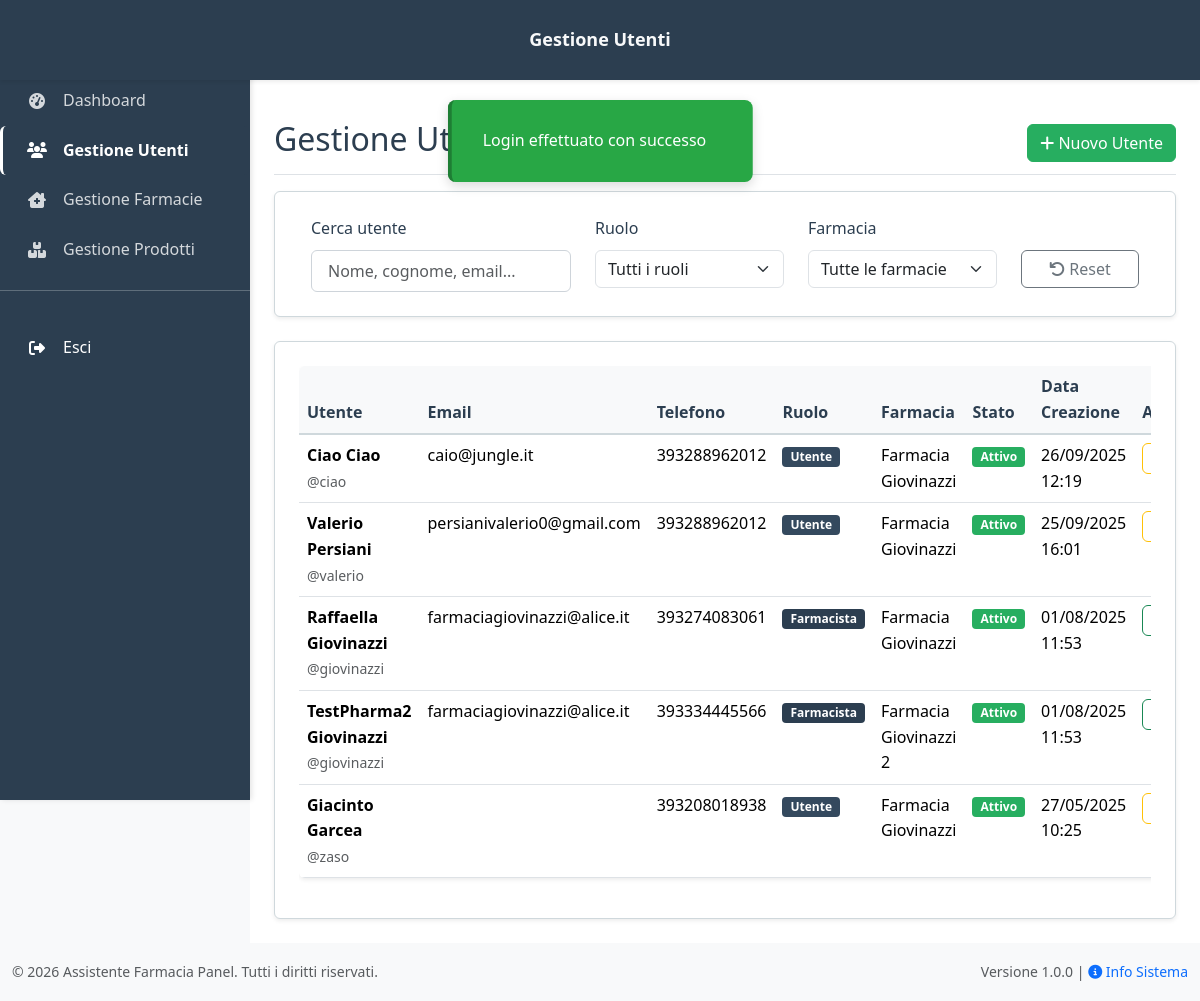
Screenshot of /utenti.php (signed in) with the database file from the repository.
### tables this page shows
CREATE TABLE `jta_users` (
  `id` int UNSIGNED NOT NULL,
  `status` enum('active','inactive','deleted','verify') DEFAULT NULL,
  `slug_name` varchar(100) NOT NULL,
  `email` varchar(255) DEFAULT NULL,
  `role` enum('admin','pharmacist','user') NOT NULL DEFAULT 'user',
  `phone_number` varchar(15) DEFAULT NULL COMMENT 'Numero di telefono con Whatsapp',
  `password` varchar(255) NOT NULL,
  `status_id` tinyint(1) NOT NULL DEFAULT '0' COMMENT '0 = inactive; 1 = actived; -1 = banned;',
  `name` varchar(100) DEFAULT NULL,
  `surname` varchar(100) DEFAULT NULL,
  `gender` varchar(1) DEFAULT NULL COMMENT 'M = maschio; F: femmina;',
  `born_date` date DEFAULT NULL,
  `tos_date` datetime DEFAULT NULL,
  `accept_marketing` tinyint UNSIGNED NOT NULL DEFAULT '0' COMMENT 'Autorizzo comunicazioni marketing.',
  `starred_pharma` int UNSIGNED DEFAULT NULL,
  `init_profiling` longtext,
  `points_current_month` int NOT NULL DEFAULT '0',
  `is_tester` tinyint UNSIGNED NOT NULL DEFAULT '0',
  `ref` int DEFAULT NULL,
  `is_deleted` tinyint(1) NOT NULL DEFAULT '0' COMMENT '1 = cancellato;',
  `created_at` datetime DEFAULT NULL,
  `updated_at` datetime DEFAULT NULL,
  `last_access` datetime DEFAULT NULL COMMENT 'Data ultimo accesso',
  `last_notification` datetime DEFAULT NULL COMMENT 'Data/ora ultima notifica inviata'
);

CREATE TABLE `jta_pharmas` (
  `id` int UNSIGNED NOT NULL,
  `email` varchar(100) NOT NULL,
  `slug_name` varchar(100) NOT NULL COMMENT 'Uguale alla email',
  `slug_url` varchar(100) DEFAULT NULL,
  `phone_number` varchar(15) DEFAULT NULL COMMENT 'Numero di telefono con Whatsapp	',
  `password` varchar(255) NOT NULL,
  `status_id` tinyint(1) NOT NULL DEFAULT '0' COMMENT '0 = inactive; 1 = actived; -1 = banned;',
  `business_name` varchar(100) NOT NULL COMMENT 'Ragione sociale',
  `nice_name` varchar(100) NOT NULL COMMENT 'Denominazione informale',
  `city` varchar(100) DEFAULT NULL,
  `address` text,
  `latlng` varchar(30) DEFAULT NULL COMMENT 'Coordinate geografiche',
  `description` text COMMENT 'Descrizione',
  `logo` varchar(255) DEFAULT NULL COMMENT 'Percorso del logo della farmacia',
  `working_info` longtext COMMENT 'Giorni e orari',
  `prompt` text,
  `img_avatar` varchar(100) DEFAULT NULL,
  `img_cover` varchar(100) DEFAULT NULL,
  `img_bot` varchar(100) DEFAULT NULL,
  `is_deleted` tinyint(1) NOT NULL DEFAULT '0' COMMENT '1 = cancellato;',
  `status` enum('active','inactive','deleted') NOT NULL DEFAULT 'active',
  `created_at` datetime DEFAULT NULL,
  `updated_at` datetime DEFAULT NULL,
  `last_access` datetime DEFAULT NULL COMMENT 'Data ultimo accesso'
);

### config/database.php (called while the page is built, shortened)
<?php
class Database {
    private static $instance = null;
    private $connection;
    private function __construct() {
        try {
            $dsn = "mysql:host=" . DB_HOST . ";dbname=" . DB_NAME . ";charset=" . DB_CHARSET;
            $options = [
                PDO::ATTR_ERRMODE => PDO::ERRMODE_EXCEPTION,
                PDO::ATTR_DEFAULT_FETCH_MODE => PDO::FETCH_ASSOC,
                PDO::ATTR_EMULATE_PREPARES => false,
            ];
            $this->connection = new PDO($dsn, DB_USER, DB_PASS, $options);
        } catch (PDOException $e) {
            throw new Exception("Errore connessione database: " . $e->getMessage());
        }
    }
    public static function getInstance() {
        if (self::$instance === null) {
            self::$instance = new self();
        }
        return self::$instance;
    }
    public function query($sql, $params = []) {
        try {
            $stmt = $this->connection->prepare($sql);
            $stmt->execute($params);
            return $stmt;
        } catch (PDOException $e) {
            throw new Exception("Errore query: " . $e->getMessage());
        }
    }
    public function fetchAll($sql, $params = []) {
        return $this->query($sql, $params)->fetchAll();
    }
}
function db() {
    return Database::getInstance();
}
function db_fetch_all($sql, $params = []) {
    return db()->fetchAll($sql, $params);
}

### includes/functions.php (called while the page is built, shortened)
<?php
function h($value, $default = '') {
    return htmlspecialchars($value ?? $default, ENT_QUOTES, 'UTF-8');
}
?>

### utenti.php (the view, shortened to what this page needs)
<?php
require_once 'config/database.php';
require_once 'includes/functions.php';
try {
    $users = db_fetch_all("
        SELECT u.*, p.nice_name as pharmacy_name
        FROM jta_users u
        LEFT JOIN jta_pharmas p ON u.starred_pharma = p.id
        WHERE u.role != 'admin' AND u.status != 'deleted'
        ORDER BY u.created_at DESC
    ");
} catch (Exception $e) {
    error_log("Errore recupero utenti: " . $e->getMessage());
    $users = [];
}
require_once 'includes/header.php';
?>
<div class="container-fluid">
    <div class="row">
        <?php require_once 'includes/sidebar.php'; ?>
        <main class="col-md-9 ms-sm-auto col-lg-10 px-md-4">
            <div class="d-flex justify-content-between flex-wrap flex-md-nowrap align-items-center pt-3 pb-2 mb-3 border-bottom">
                <h1 class="h2">Gestione Utenti</h1>
                <div class="btn-toolbar mb-2 mb-md-0">
                    <button type="button" class="btn btn-success" data-bs-toggle="modal" data-bs-target="#addUserModal">
                        <i class="fas fa-plus"></i> Nuovo Utente
                    </button>
                </div>
            </div>
            <div class="card mb-4">
                <div class="card-body">
                    <div class="row">
                        <div class="col-md-4">
                            <label for="searchUser" class="form-label">Cerca utente</label>
                            <input type="text" class="form-control" id="searchUser" placeholder="Nome, cognome, email...">
                        </div>
                        <div class="col-md-3">
                            <label for="roleFilter" class="form-label">Ruolo</label>
                            <select class="form-select" id="roleFilter">
                                <option value="">Tutti i ruoli</option>
                            </select>
                        </div>
                        <div class="col-md-3">
                            <label for="pharmacyFilter" class="form-label">Farmacia</label>
                            <select class="form-select" id="pharmacyFilter">
                                <option value="">Tutte le farmacie</option>
                            </select>
                        </div>
                        <div class="col-md-2">
                            <label class="form-label">&nbsp;</label>
                            <button type="button" class="btn btn-outline-secondary d-block w-100" onclick="resetFilters()">
                                <i class="fas fa-undo"></i> Reset
                            </button>
                        </div>
                    </div>
                </div>
            </div>
            <div class="card">
                <div class="card-body">
                    <div class="table-responsive">
                        <table class="table table-hover" id="usersTable">
                            <thead>
                                <tr>
                                    <th>Utente</th>
                                    <th>Email</th>
                                    <th>Telefono</th>
                                    <th>Ruolo</th>
                                    <th>Farmacia</th>
                                    <th>Stato</th>
                                    <th>Data Creazione</th>
                                    <th>Azioni</th>
                                </tr>
                            </thead>
                            <tbody>
                                <?php foreach ($users as $user): ?>
                                    <tr data-user-id="<?= $user['id'] ?>"
                                        data-role="<?= $user['role'] ?>"
                                        data-pharmacy="<?= $user['starred_pharma'] ?>"
                                        data-status="<?= $user['status'] ?>">
                                        <td>
                                            <strong><?= h($user['name']) . ' ' . h($user['surname']) ?></strong>
                                            <br><small class="text-muted">@<?= h($user['slug_name']) ?></small>
                                        </td>
                                        <td><?= h($user['email']) ?></td>
                                        <td><?= htmlspecialchars($user['phone_number'] ?? 'Non specificato') ?></td>
                                        <td>
                                            <span class="badge bg-<?= $user['role'] === 'pharmacist' ? 'primary' : 'secondary' ?>">
                                                <?= $user['role'] === 'pharmacist' ? 'Farmacista' : 'Utente' ?>
                                            </span>
                                        </td>
                                        <td><?= htmlspecialchars($user['pharmacy_name'] ?? 'Non assegnata') ?></td>
                                        <td>
                                            <span class="badge bg-<?= $user['status'] === 'active' ? 'success' : 'warning' ?>">
                                                <?= $user['status'] === 'active' ? 'Attivo' : 'Inattivo' ?>
                                            </span>
                                        </td>
                                        <td><?= date('d/m/Y H:i', strtotime($user['created_at'])) ?></td>
                                        <td>
                                            <div class="btn-group" role="group">
                                                <?php if ($user['role'] === 'pharmacist'): ?>
                                                    <button class="btn btn-sm btn-outline-success"
                                                            onclick="loginAsUser(<?= $user['id'] ?>)"
                                                            title="Accedi come Farmacia">
                                                    </button>
                                                <?php endif; ?>
                                                <button class="btn btn-sm btn-outline-warning"
                                                        onclick="editUser(<?= $user['id'] ?>)"
                                                        title="Modifica">
                                                </button>
                                            </div>
                                        </td>
                                    </tr>
                                <?php endforeach; ?>
                            </tbody>
                        </table>
                    </div>
                </div>
            </div>
        </main>
    </div>
</div>
<?php
require_once 'includes/footer.php';
?>

### rows the page displays
jta_users: name "Ciao", surname "Ciao", slug_name "ciao", email "caio@jungle.it", phone_number "393288962012", role "Utente", jta_pharmas.nice_name "Farmacia Giovinazzi", status "Attivo", created_at "26/09/2025 12:19"
jta_users: name "Valerio", surname "Persiani", slug_name "valerio", email "persianivalerio0@gmail.com", phone_number "393288962012", role "Utente", jta_pharmas.nice_name "Farmacia Giovinazzi", status "Attivo", created_at "25/09/2025 16:01"
jta_users: name "Raffaella", surname "Giovinazzi", slug_name "giovinazzi", email "farmaciagiovinazzi@alice.it", phone_number "393274083061", role "Farmacista", jta_pharmas.nice_name "Farmacia Giovinazzi", status "Attivo", created_at "01/08/2025 11:53"
jta_users: name "TestPharma2", surname "Giovinazzi", slug_name "giovinazzi", email "farmaciagiovinazzi@alice.it", phone_number "393334445566", role "Farmacista", jta_pharmas.nice_name "Farmacia Giovinazzi 2", status "Attivo", created_at "01/08/2025 11:53"
jta_users: name "Giacinto", surname "Garcea", slug_name "zaso", phone_number "393208018938", role "Utente", jta_pharmas.nice_name "Farmacia Giovinazzi", status "Attivo", created_at "27/05/2025 10:25"

### other values shown
$_SESSION['alert']['message'] "Login effettuato con successo"
$page_title "Gestione Utenti"
$item['label'] "Dashboard"
$item['label'] "Gestione Utenti"
$item['label'] "Gestione Farmacie"
$item['label'] "Gestione Prodotti"
APP_NAME "Assistente Farmacia Panel"
APP_VERSION "1.0.0"
